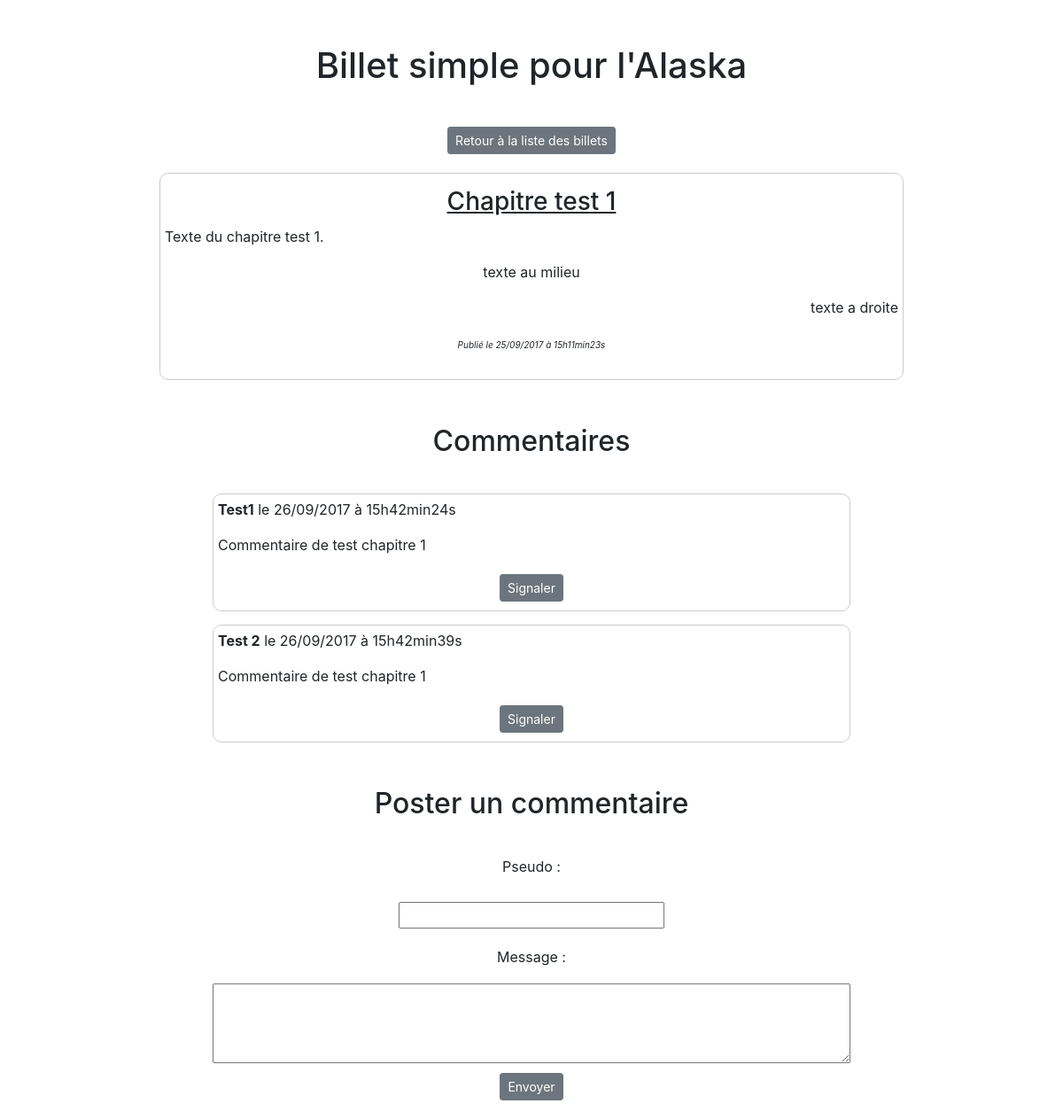
The app's page /index.php?section=commentaires&billet=23 with its own data.
### tables this page shows
CREATE TABLE `billets` (
  `id` int(11) NOT NULL,
  `date_creation` datetime NOT NULL,
  `titre` text NOT NULL,
  `contenu` text NOT NULL
);

CREATE TABLE `commentaires` (
  `id` int(11) NOT NULL,
  `id_billet` int(11) NOT NULL,
  `affichage` int(11) NOT NULL,
  `auteur` varchar(255) NOT NULL,
  `commentaire` text NOT NULL,
  `date_commentaire` datetime NOT NULL
);

### controleur/blog/commentaires.php (called while the page is built, shortened)
<?php
include_once('modele/blog/billet.php');
$billet = new Billet();
$id_billet = $_GET['billet'];
$billet->getById($id_billet);
include_once('modele/blog/commentaire.php');
$commentaire = new Commentaire();
$commentaires = $commentaire->getForId($_GET['billet']);
include_once('vue/blog/commentaires.php');

### modele/blog/billet.php (called while the page is built, shortened)
<?php
class Billet
{
    private $_titre;
    private $_contenu;
    private $_date_creation_fr;
    public function getTitre()
    {
        return $this->_titre;
    }
    public function getContenu()
    {
        return $this->_contenu;
    }
    public function getDate_creation_fr()
    {
        return $this->_date_creation_fr;
    }
    public function getById($id)
    {
        global $bdd;
        if (ctype_digit($id))
        {
            $id = (int) $id;
        }
        else
        {
            echo $id . ' n\'est pas un nombre.';
        }
        try
        {
            $req = $bdd->prepare('SELECT id, titre, contenu, DATE_FORMAT(date_creation, \'%d/%m/%Y à %Hh%imin%ss\') AS date_creation_fr FROM billets WHERE id = :id');
            $req->bindParam(':id', $id, PDO::PARAM_INT);
            $req->execute();
            $billet = $req->fetch();
            $this->_titre = $billet['titre'];
            $this->_contenu = $billet['contenu'];
            $this->_date_creation_fr = $billet['date_creation_fr'];
        }
        catch (Exception $e)
        {
            echo $e->getMessage();
            echo 'Echec de la requête vérifiez les paramètres.';
        }
    }
}
?>

### modele/blog/commentaire.php (called while the page is built, shortened)
<?php
class Commentaire
{
    private $_id;
    private $_auteur;
    private $_commentaire;
    private $_date_commentaire_fr;
    public function getId()
    {
        return $this->_id;
    }
    public function getAuteur()
    {
        return $this->_auteur;
    }
    public function getCommentaire()
    {
        return $this->_commentaire;
    }
    public function getDate_commentaire_fr()
    {
        return $this->_date_commentaire_fr;
    }
    public function setId($id)
    {
       $id = (int) $id;
       if ($id > 0)
            {
               $this->_id = $id;
            }
    }
    public function setId_billet($id_billet)
    {
       $id_billet = (int) $id_billet;
    }
    public function setAuteur($auteur)
    {
        if (is_string($auteur))
        {
            $this->_auteur = $auteur;
        }
    }
    public function setCommentaire($commentaire)
    {
        if (is_string($commentaire))
        {
            $this->_commentaire = $commentaire;
        }
    }
    public function setDate_commentaire_fr($date_commentaire_fr)
    {
        if (is_string($date_commentaire_fr))
        {
            $this->_date_commentaire_fr = $date_commentaire_fr;
        }
    }
    public function getForId($billetId)
    {
        global $bdd;
        if (is_int($billetId) || ctype_digit($billetId))
        {
            $billetId = (int) $billetId;
        }
        else
        {
            echo $billetId . ' n\'est pas un nombre.';
        }
        try
        {
            $req = $bdd->prepare('SELECT id, id_billet, auteur, commentaire, DATE_FORMAT(date_commentaire, \'%d/%m/%Y à %Hh%imin%ss\') AS date_commentaire_fr FROM commentaires WHERE id_billet = :billetId AND affichage = 2 ORDER BY date_commentaire');
            $req->bindParam(':billetId', $billetId, PDO::PARAM_INT);
            $req->execute();
            $commentaires = $req->fetchAll();
            $commentaires_modeles = [];
            foreach($commentaires as $commentaire) {
                $currentCommentaire = new Commentaire();
                $currentCommentaire->setId($commentaire['id']);
                $currentCommentaire->setId_billet($commentaire['id_billet']);
                $currentCommentaire->setAuteur($commentaire['auteur']);
                $currentCommentaire->setCommentaire($commentaire['commentaire']);
                $currentCommentaire->setDate_commentaire_fr($commentaire['date_commentaire_fr']);
                $commentaires_modeles[] = $currentCommentaire;
            }
            return $commentaires_modeles;
        }
        catch (Exception $e)
        {
            echo $e->getMessage();
            echo 'Echec de la requête vérifiez les paramètres.';
        }
    }
}
?>

### vue/blog/commentaires.php (the view, shortened to what this page needs)
<!DOCTYPE html>
<html>
    <head>
        <?php include_once('head.php');?>
    </head>
    <body>
        <h1>Billet simple pour l'Alaska</h1>
        <p><a href="index.php" class="btn btn-secondary btn-sm">Retour à la liste des billets</a></p>
        <div class="news">
            <h3>
                <?php echo htmlspecialchars($billet->getTitre()); ?>
            </h3>
                <div><?php echo $billet->getContenu();?></div>
                <p><em class="datePublication">Publié le <?php echo $billet->getDate_creation_fr(); ?></em></p>
        </div>
        <h2>Commentaires</h2>
        <?php
        foreach ($commentaires as $commentaire)
        {
        ?>  <div class="commentaire">
                <p><strong><?php echo htmlspecialchars($commentaire->getAuteur()); ?></strong> le <?php echo $commentaire->getDate_commentaire_fr(); ?></p>
                <p><?php echo nl2br(htmlspecialchars($commentaire->getCommentaire())); ?></p>
                <form action="" method="POST">
                    <input type="submit" name="boutonSignaler<?php echo $commentaire->getId();?>" value="Signaler" class="btn btn-secondary btn-sm">
                </form>
            </div>
        <?php
        }
        ?>
        <h2>Poster un commentaire</h2>
        <form action="controleur/blog/commentaire_post.php" method="post" onsubmit="commentaireEnvoye()">
            <p>
                <label for="auteur">Pseudo</label> : <br /> <input type="text" name="auteur" id="auteur" /><br />
                <label for="commentaire">Message</label> : <br /> <textarea name="commentaire" id="commentaire"></textarea><br />
                <input type="submit" value="Envoyer" class="btn btn-secondary btn-sm"/>
            </p>
        </form>
    </body>
</html>

### vue/blog/style.css (style rules this page uses)
* { text-align: center; }
a { text-decoration: none; color: blue; }
h1 ,h2 { margin-top: 50px; margin-bottom: 40px; }
h3 { text-decoration: underline; margin-top: 10px; margin-bottom: 10px; }
.btn { margin: 5px; }
.news div * { text-align: left; margin-top:0px; }
.datePublication { display: inline-block; font-size: x-small; margin-bottom: 10px; }
.news, .commentaire { width:70%; margin:auto; margin-top: 15px; border:1px solid #CCCCCC; border-radius: 10px; padding: 5px; }
.commentaire { width: 60%; }
.commentaire p { text-align: left; }
textarea { text-align: left; margin-top: 10px; width: 60%; height: 90px; }
#auteur { width: 50%; max-width: 300px; }
input { margin: 20px; }

### records on screen
billets: titre "Chapitre test 1", contenu "Texte du chapitre test 1. texte au milieu texte a droite"
commentaires: auteur "Test1", Date_commentaire_fr "26/09/2017 à 15h42min24s", commentaire "Commentaire de test chapitre 1"
commentaires: auteur "Test 2", Date_commentaire_fr "26/09/2017 à 15h42min39s", commentaire "Commentaire de test chapitre 1"

### other values on screen
$billet->getDate_creation_fr() "25/09/2017 à 15h11min23s"
